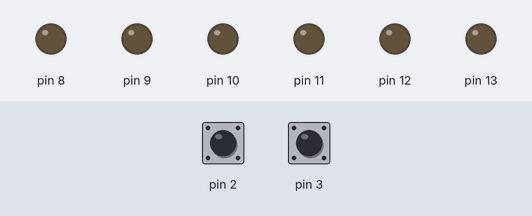
The sketch below on a simulated Arduino Uno, built with avr-gcc and run on an emulated ATmega328P. On the bench: output pins drawn as LEDs (lit = HIGH). Inputs (shaded band) come from the test bench; at power-on: pin 2 LOW, pin 3 LOW.

Above: at 5.0 s.
5.1 s: pin 2 driven HIGH
At 6.0 s:
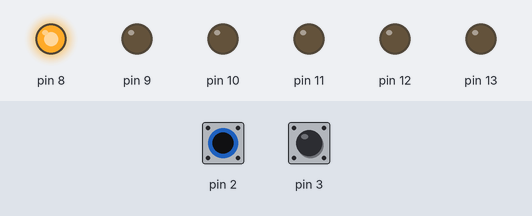
6.6 s: pin 3 driven HIGH
At 7.1 s:
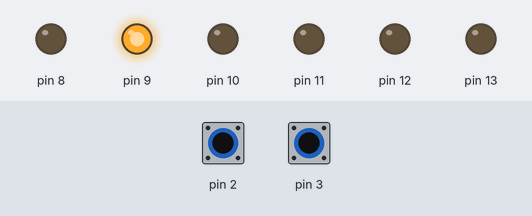
8.1 s: pin 2 pulsed LOW 5 times (0.12 s each, 0.3 s apart)
At 10.0 s:
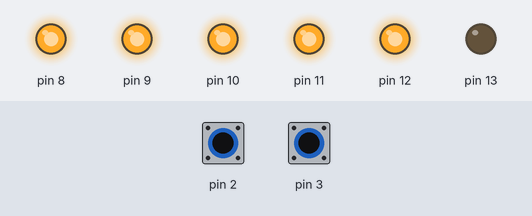
11.1 s: pin 3 pulsed LOW 2 times (0.12 s each, 0.3 s apart)
At 12.8 s:
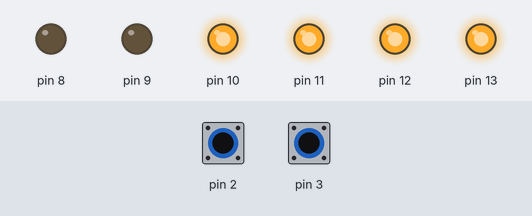
Timing chart, 0 to 14.2 s (numbered marks = the images above; inputs shaded):
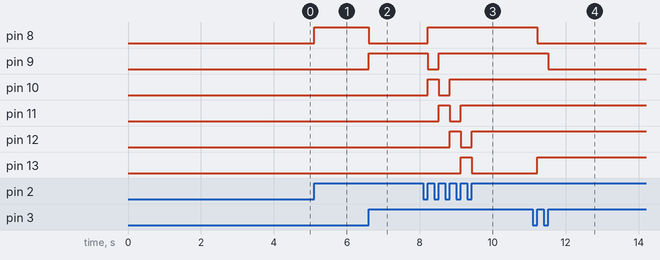

The sketch:

lab2_task4.ino
```cpp
#include <avr/io.h>
#include <avr/interrupt.h>
//#include <util/delay.h>


unsigned char number = 0;

int main(){


  DDRB |= 63; //set LSB pins of PORT B  as outputs

  //PD2 and PD3 are inputs
  DDRD &= ~(1<<2);
  DDRD &= ~(1<<3);

  //set for rising edge detection for INT0 pin
  EICRA |= (1<<ISC01);
  EICRA |= (1<<ISC00);

  //set for rising edge detection for INT1 pin
  EICRA |= (1<<ISC11);
  EICRA |= (1<<ISC10);


  sei();//enable global interrupts

  EIMSK |= (1<<INT0); //enable external interrupts for int0
  EIMSK |= (1<<INT1); //enable external interrupts for int1

  while(1){

  }

  return 0;

}

ISR(INT0_vect){
  //Push button B

  //number is shifted once and set least bit to 1
  number = (number<<1)|1 ;

  PORTB = number;//display the number

}

ISR(INT1_vect){
  //Push button A

  //number is shifted once
  number = (number<<1);

  PORTB = number; //display the number

}
```

Measured:
- after the input at 5.1 s, pin 8: LOW → HIGH at once
- after the input at 6.6 s, pin 8: HIGH → LOW at once; pin 9: LOW → HIGH at once
- after the input at 8.1 s, pin 8: LOW → HIGH after 0.12 s; pin 9: HIGH → LOW after 0.12 s, → HIGH 0.30 s later; pin 10: LOW → HIGH after 0.12 s, → LOW 0.30 s later, → HIGH 0.30 s later; pin 11: LOW → HIGH after 0.42 s, → LOW 0.30 s later, → HIGH 0.30 s later; pin 12: LOW → HIGH after 0.72 s, → LOW 0.30 s later, → HIGH 0.30 s later
- after the input at 11.1 s, pin 8: HIGH → LOW after 0.12 s; pin 9: HIGH → LOW after 0.42 s; pin 13: LOW → HIGH after 0.12 s
